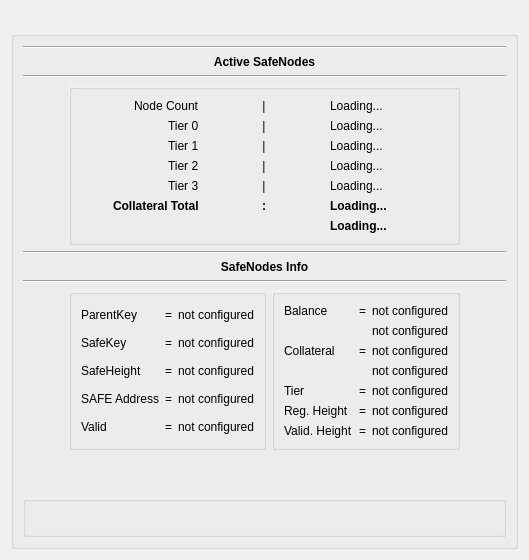
      <widget class="QWidget" name="tab_5">
       <attribute name="title">
        <string>SafeNodes</string>
       </attribute>
       <layout class="QVBoxLayout" name="verticalLayout_11">
        <item>
         <widget class="FilledIconLabel" name="safenodelogo">
          <property name="sizePolicy">
           <sizepolicy hsizetype="Expanding" vsizetype="Expanding">
            <horstretch>0</horstretch>
            <verstretch>0</verstretch>
           </sizepolicy>
          </property>
          <property name="text">
           <string/>
          </property>
          <property name="scaledContents">
           <bool>false</bool>
          </property>
         </widget>
        </item>
        <item>
         <layout class="QHBoxLayout" name="horizontalLayout_17">
          <item>
           <widget class="QGroupBox" name="groupBox_5">
            <property name="title">
             <string/>
            </property>
            <layout class="QGridLayout" name="gridLayout_6">
             <item row="3" column="1" colspan="2">
              <widget class="QGroupBox" name="verticalGroupBox_4">
               <property name="autoFillBackground">
                <bool>true</bool>
               </property>
               <property name="alignment">
                <set>Qt::AlignCenter</set>
               </property>
               <layout class="QVBoxLayout" name="verticalLayout_18">
                <property name="sizeConstraint">
                 <enum>QLayout::SetMinimumSize</enum>
                </property>
                <item>
                 <layout class="QHBoxLayout" name="horizontalLayout_19">
                  <item alignment="Qt::AlignRight">
                   <widget class="QLabel" name="node_countlabel">
                    <property name="maximumSize">
                     <size>
                      <width>100</width>
                      <height>16777215</height>
                     </size>
                    </property>
                    <property name="text">
                     <string>Node Count</string>
                    </property>
                   </widget>
                  </item>
                  <item alignment="Qt::AlignHCenter">
                   <widget class="QLabel" name="node_countsep">
                    <property name="minimumSize">
                     <size>
                      <width>20</width>
                      <height>0</height>
                     </size>
                    </property>
                    <property name="sizeIncrement">
                     <size>
                      <width>20</width>
                      <height>0</height>
                     </size>
                    </property>
                    <property name="text">
                     <string>|</string>
                    </property>
                    <property name="alignment">
                     <set>Qt::AlignCenter</set>
                    </property>
                   </widget>
                  </item>
                  <item alignment="Qt::AlignLeft">
                   <widget class="QLabel" name="node_count">
                    <property name="maximumSize">
                     <size>
                      <width>100</width>
                      <height>16777215</height>
                     </size>
                    </property>
                    <property name="text">
                     <string>Loading...</string>
                    </property>
                   </widget>
                  </item>
                 </layout>
                </item>
                <item>
                 <layout class="QHBoxLayout" name="horizontalLayout_20">
                  <item alignment="Qt::AlignRight">
                   <widget class="QLabel" name="tier_0_label">
                    <property name="text">
                     <string>Tier 0</string>
                    </property>
                    <property name="alignment">
                     <set>Qt::AlignLeading|Qt::AlignLeft|Qt::AlignVCenter</set>
                    </property>
                   </widget>
                  </item>
                  <item alignment="Qt::AlignHCenter">
                   <widget class="QLabel" name="tier_0_sep">
                    <property name="text">
                     <string>|</string>
                    </property>
                    <property name="alignment">
                     <set>Qt::AlignCenter</set>
                    </property>
                   </widget>
                  </item>
                  <item alignment="Qt::AlignLeft">
                   <widget class="QLabel" name="tier_0_count">
                    <property name="text">
                     <string>Loading...</string>
                    </property>
                   </widget>
                  </item>
                 </layout>
                </item>
                <item>
                 <layout class="QHBoxLayout" name="horizontalLayout_21">
                  <item alignment="Qt::AlignRight">
                   <widget class="QLabel" name="tier_1_label">
                    <property name="text">
                     <string>Tier 1</string>
                    </property>
                   </widget>
                  </item>
                  <item alignment="Qt::AlignHCenter">
                   <widget class="QLabel" name="tier_1_sep">
                    <property name="text">
                     <string>|</string>
                    </property>
                    <property name="alignment">
                     <set>Qt::AlignCenter</set>
                    </property>
                   </widget>
                  </item>
                  <item alignment="Qt::AlignLeft">
                   <widget class="QLabel" name="tier_1_count">
                    <property name="text">
                     <string>Loading...</string>
                    </property>
                   </widget>
                  </item>
                 </layout>
                </item>
                <item>
                 <layout class="QHBoxLayout" name="horizontalLayout_22">
                  <item alignment="Qt::AlignRight">
                   <widget class="QLabel" name="tier_2_label">
                    <property name="text">
                     <string>Tier 2</string>
                    </property>
                   </widget>
                  </item>
                  <item alignment="Qt::AlignHCenter">
                   <widget class="QLabel" name="tier_2_sep">
                    <property name="text">
                     <string>|</string>
                    </property>
                    <property name="alignment">
                     <set>Qt::AlignCenter</set>
                    </property>
                   </widget>
                  </item>
                  <item alignment="Qt::AlignLeft">
                   <widget class="QLabel" name="tier_2_count">
                    <property name="text">
                     <string>Loading...</string>
                    </property>
                   </widget>
                  </item>
                 </layout>
                </item>
                <item>
                 <layout class="QHBoxLayout" name="horizontalLayout_23">
                  <item alignment="Qt::AlignRight">
                   <widget class="QLabel" name="tier_3_label">
                    <property name="text">
                     <string>Tier 3</string>
                    </property>
                   </widget>
                  </item>
                  <item alignment="Qt::AlignHCenter">
                   <widget class="QLabel" name="tier_3_sep">
                    <property name="text">
                     <string>|</string>
                    </property>
                    <property name="alignment">
                     <set>Qt::AlignCenter</set>
                    </property>
                   </widget>
                  </item>
                  <item alignment="Qt::AlignLeft">
                   <widget class="QLabel" name="tier_3_count">
                    <property name="text">
                     <string>Loading...</string>
                    </property>
                   </widget>
                  </item>
                 </layout>
                </item>
                <item>
                 <layout class="QHBoxLayout" name="horizontalLayout_24">
                  <item alignment="Qt::AlignRight">
                   <widget class="QLabel" name="collateral_total_label">
                    <property name="font">
                     <font>
                      <weight>75</weight>
                      <bold>true</bold>
                     </font>
                    </property>
                    <property name="text">
                     <string>Collateral Total</string>
                    </property>
                    <property name="alignment">
                     <set>Qt::AlignJustify|Qt::AlignVCenter</set>
                    </property>
                   </widget>
                  </item>
                  <item alignment="Qt::AlignHCenter">
                   <widget class="QLabel" name="collateral_totalsep">
                    <property name="font">
                     <font>
                      <weight>75</weight>
                      <bold>true</bold>
                     </font>
                    </property>
                    <property name="text">
                     <string>:</string>
                    </property>
                    <property name="alignment">
                     <set>Qt::AlignCenter</set>
                    </property>
                   </widget>
                  </item>
                  <item alignment="Qt::AlignLeft">
                   <widget class="QLabel" name="collateral_total">
                    <property name="font">
                     <font>
                      <weight>75</weight>
                      <bold>true</bold>
                     </font>
                    </property>
                    <property name="text">
                     <string>Loading...</string>
                    </property>
                   </widget>
                  </item>
                 </layout>
                </item>
                <item>
                 <layout class="QHBoxLayout" name="horizontalLayout_25">
                  <item>
                   <widget class="QLabel" name="label_19">
                    <property name="text">
                     <string/>
                    </property>
                   </widget>
                  </item>
                  <item>
                   <widget class="QLabel" name="label_18">
                    <property name="text">
                     <string/>
                    </property>
                   </widget>
                  </item>
                  <item alignment="Qt::AlignLeft">
                   <widget class="QLabel" name="collateral_total_usd">
                    <property name="font">
                     <font>
                      <weight>75</weight>
                      <bold>true</bold>
                     </font>
                    </property>
                    <property name="text">
                     <string>Loading...</string>
                    </property>
                    <property name="alignment">
                     <set>Qt::AlignLeading|Qt::AlignLeft|Qt::AlignVCenter</set>
                    </property>
                   </widget>
                  </item>
                 </layout>
                </item>
               </layout>
              </widget>
             </item>
             <item row="7" column="0" colspan="4">
              <layout class="QVBoxLayout" name="verticalLayout_15">
               <item>
                <widget class="Line" name="line_5">
                 <property name="orientation">
                  <enum>Qt::Horizontal</enum>
                 </property>
                </widget>
               </item>
               <item>
                <widget class="QLabel" name="label_16">
                 <property name="font">
                  <font>
                   <weight>75</weight>
                   <bold>true</bold>
                  </font>
                 </property>
                 <property name="text">
                  <string>SafeNodes Info</string>
                 </property>
                 <property name="alignment">
                  <set>Qt::AlignCenter</set>
                 </property>
                </widget>
               </item>
               <item>
                <widget class="Line" name="line_6">
                 <property name="orientation">
                  <enum>Qt::Horizontal</enum>
                 </property>
                </widget>
               </item>
              </layout>
             </item>
             <item row="1" column="0" colspan="4">
              <layout class="QVBoxLayout" name="verticalLayout_14">
               <item>
                <widget class="Line" name="line_4">
                 <property name="orientation">
                  <enum>Qt::Horizontal</enum>
                 </property>
                </widget>
               </item>
               <item>
                <widget class="QLabel" name="label_15">
                 <property name="font">
                  <font>
                   <weight>75</weight>
                   <bold>true</bold>
                  </font>
                 </property>
                 <property name="text">
                  <string>Active SafeNodes</string>
                 </property>
                 <property name="alignment">
                  <set>Qt::AlignCenter</set>
                 </property>
                </widget>
               </item>
               <item>
                <widget class="Line" name="line_3">
                 <property name="orientation">
                  <enum>Qt::Horizontal</enum>
                 </property>
                </widget>
               </item>
              </layout>
             </item>
             <item row="3" column="3">
              <spacer name="horizontalSpacer_10">
               <property name="orientation">
                <enum>Qt::Horizontal</enum>
               </property>
               <property name="sizeHint" stdset="0">
                <size>
                 <width>40</width>
                 <height>20</height>
                </size>
               </property>
              </spacer>
             </item>
             <item row="3" column="0">
              <spacer name="horizontalSpacer_11">
               <property name="orientation">
                <enum>Qt::Horizontal</enum>
               </property>
               <property name="sizeHint" stdset="0">
                <size>
                 <width>40</width>
                 <height>20</height>
                </size>
               </property>
              </spacer>
             </item>
             <item row="23" column="2">
              <widget class="QGroupBox" name="groupBox_9">
               <property name="autoFillBackground">
                <bool>true</bool>
               </property>
               <property name="title">
                <string/>
               </property>
               <layout class="QGridLayout" name="gridLayout_5">
                <item row="0" column="0">
                 <layout class="QVBoxLayout" name="verticalLayout_12">
                  <item>
                   <layout class="QGridLayout" name="gridLayout_Info">
                    <item row="7" column="2">
                     <widget class="QLabel" name="last_reg_height">
                      <property name="text">
                       <string>not configured</string>
                      </property>
                     </widget>
                    </item>
                    <item row="2" column="1">
                     <widget class="QLabel" name="balancesep">
                      <property name="text">
                       <string>=</string>
                      </property>
                      <property name="alignment">
                       <set>Qt::AlignCenter</set>
                      </property>
                     </widget>
                    </item>
                    <item row="2" column="0">
                     <widget class="QLabel" name="balancelabel">
                      <property name="text">
                       <string>Balance</string>
                      </property>
                     </widget>
                    </item>
                    <item row="4" column="1">
                     <widget class="QLabel" name="collateralsep">
                      <property name="text">
                       <string>=</string>
                      </property>
                      <property name="alignment">
                       <set>Qt::AlignCenter</set>
                      </property>
                     </widget>
                    </item>
                    <item row="2" column="2">
                     <widget class="QLabel" name="balance">
                      <property name="text">
                       <string>not configured</string>
                      </property>
                     </widget>
                    </item>
                    <item row="4" column="0">
                     <widget class="QLabel" name="collaterallabel">
                      <property name="text">
                       <string>Collateral</string>
                      </property>
                     </widget>
                    </item>
                    <item row="4" column="2">
                     <widget class="QLabel" name="collateral">
                      <property name="text">
                       <string>not configured</string>
                      </property>
                     </widget>
                    </item>
                    <item row="3" column="2">
                     <widget class="QLabel" name="balance_usd">
                      <property name="text">
                       <string>not configured</string>
                      </property>
                     </widget>
                    </item>
                    <item row="6" column="2">
                     <widget class="QLabel" name="tier">
                      <property name="text">
                       <string>not configured</string>
                      </property>
                     </widget>
                    </item>
                    <item row="6" column="1">
                     <widget class="QLabel" name="tiersep">
                      <property name="text">
                       <string>=</string>
                      </property>
                      <property name="alignment">
                       <set>Qt::AlignCenter</set>
                      </property>
                     </widget>
                    </item>
                    <item row="6" column="0">
                     <widget class="QLabel" name="tierlabel">
                      <property name="text">
                       <string>Tier</string>
                      </property>
                     </widget>
                    </item>
                    <item row="5" column="2">
                     <widget class="QLabel" name="collateral_usd">
                      <property name="text">
                       <string>not configured</string>
                      </property>
                     </widget>
                    </item>
                    <item row="7" column="0">
                     <widget class="QLabel" name="last_reg_heightlabel">
                      <property name="text">
                       <string>Reg. Height</string>
                      </property>
                     </widget>
                    </item>
                    <item row="7" column="1">
                     <widget class="QLabel" name="last_reg_heightsep">
                      <property name="text">
                       <string>=</string>
                      </property>
                      <property name="alignment">
                       <set>Qt::AlignCenter</set>
                      </property>
                     </widget>
                    </item>
                    <item row="8" column="0">
                     <widget class="QLabel" name="valid_thru_heightlabel">
                      <property name="text">
                       <string>Valid. Height</string>
                      </property>
                     </widget>
                    </item>
                    <item row="8" column="1">
                     <widget class="QLabel" name="valid_thru_heightsep">
                      <property name="text">
                       <string>=</string>
                      </property>
                      <property name="alignment">
                       <set>Qt::AlignCenter</set>
                      </property>
                     </widget>
                    </item>
                    <item row="8" column="2">
                     <widget class="QLabel" name="valid_thru_height">
                      <property name="text">
                       <string>not configured</string>
                      </property>
                     </widget>
                    </item>
                   </layout>
                  </item>
                 </layout>
                </item>
               </layout>
              </widget>
             </item>
             <item row="23" column="1">
              <widget class="QGroupBox" name="groupBox_10">
               <property name="autoFillBackground">
                <bool>true</bool>
               </property>
               <property name="title">
                <string/>
               </property>
               <layout class="QGridLayout" name="gridLayout_7">
                <item row="0" column="0">
                 <layout class="QVBoxLayout" name="verticalLayout_13">
                  <item>
                   <layout class="QGridLayout" name="gridLayout_Info2">
                    <item row="4" column="1">
                     <widget class="QLabel" name="safeheightsep">
                      <property name="text">
                       <string>=</string>
                      </property>
                      <property name="alignment">
                       <set>Qt::AlignCenter</set>
                      </property>
                     </widget>
                    </item>
                    <item row="6" column="1">
                     <widget class="QLabel" name="validsep">
                      <property name="text">
                       <string>=</string>
                      </property>
                      <property name="alignment">
                       <set>Qt::AlignCenter</set>
                      </property>
                     </widget>
                    </item>
                    <item row="3" column="2">
                     <widget class="QLabel" name="safekey">
                      <property name="text">
                       <string>not configured</string>
                      </property>
                     </widget>
                    </item>
                    <item row="6" column="2">
                     <widget class="QLabel" name="is_valid">
                      <property name="text">
                       <string>not configured</string>
                      </property>
                     </widget>
                    </item>
                    <item row="3" column="1">
                     <widget class="QLabel" name="safekeysep">
                      <property name="text">
                       <string>=</string>
                      </property>
                      <property name="alignment">
                       <set>Qt::AlignCenter</set>
                      </property>
                     </widget>
                    </item>
                    <item row="4" column="2">
                     <widget class="QLabel" name="safeheight">
                      <property name="text">
                       <string>not configured</string>
                      </property>
                     </widget>
                    </item>
                    <item row="5" column="2">
                     <widget class="QLabel" name="safeaddress">
                      <property name="text">
                       <string>not configured</string>
                      </property>
                     </widget>
                    </item>
                    <item row="5" column="0">
                     <widget class="QLabel" name="safeaddresslabel">
                      <property name="text">
                       <string>SAFE Address</string>
                      </property>
                     </widget>
                    </item>
                    <item row="5" column="1">
                     <widget class="QLabel" name="safeaddresssep">
                      <property name="text">
                       <string>=</string>
                      </property>
                      <property name="alignment">
                       <set>Qt::AlignCenter</set>
                      </property>
                     </widget>
                    </item>
                    <item row="4" column="0">
                     <widget class="QLabel" name="safeheightlabel">
                      <property name="text">
                       <string>SafeHeight</string>
                      </property>
                     </widget>
                    </item>
                    <item row="3" column="0">
                     <widget class="QLabel" name="safekeylabel">
                      <property name="text">
                       <string>SafeKey</string>
                      </property>
                     </widget>
                    </item>
                    <item row="6" column="0">
                     <widget class="QLabel" name="validlabel">
                      <property name="text">
                       <string>Valid</string>
                      </property>
                     </widget>
                    </item>
                    <item row="1" column="0">
                     <widget class="QLabel" name="parentkeylabel">
                      <property name="text">
                       <string>ParentKey</string>
                      </property>
                     </widget>
                    </item>
                    <item row="1" column="1">
                     <widget class="QLabel" name="parentkeysep">
                      <property name="text">
                       <string>=</string>
                      </property>
                      <property name="alignment">
                       <set>Qt::AlignCenter</set>
                      </property>
                     </widget>
                    </item>
                    <item row="1" column="2">
                     <widget class="QLabel" name="parentkey">
                      <property name="text">
                       <string>not configured</string>
                      </property>
                     </widget>
                    </item>
                   </layout>
                  </item>
                 </layout>
                </item>
               </layout>
              </widget>
             </item>
             <item row="26" column="0" rowspan="3" colspan="4">
              <widget class="QGroupBox" name="groupBox_8">
               <property name="autoFillBackground">
                <bool>true</bool>
               </property>
               <property name="title">
                <string/>
               </property>
               <layout class="QGridLayout" name="gridLayout_8">
                <item row="1" column="0">
                 <layout class="QFormLayout" name="formLayout">
                  <item row="1" column="1">
                   <widget class="QLabel" name="errors">
                    <property name="font">
                     <font>
                      <weight>75</weight>
                      <bold>true</bold>
                     </font>
                    </property>
                    <property name="styleSheet">
                     <string notr="true">color:red;</string>
                    </property>
                    <property name="text">
                     <string/>
                    </property>
                    <property name="wordWrap">
                     <bool>false</bool>
                    </property>
                   </widget>
                  </item>
                 </layout>
                </item>
               </layout>
              </widget>
             </item>
             <item row="23" column="3">
              <spacer name="horizontalSpacer_9">
               <property name="orientation">
                <enum>Qt::Horizontal</enum>
               </property>
               <property name="sizeHint" stdset="0">
                <size>
                 <width>40</width>
                 <height>20</height>
                </size>
               </property>
              </spacer>
             </item>
             <item row="23" column="0">
              <spacer name="horizontalSpacer_8">
               <property name="orientation">
                <enum>Qt::Horizontal</enum>
               </property>
               <property name="sizeHint" stdset="0">
                <size>
                 <width>40</width>
                 <height>20</height>
                </size>
               </property>
              </spacer>
             </item>
             <item row="25" column="0" colspan="4">
              <spacer name="verticalSpacer_6">
               <property name="orientation">
                <enum>Qt::Vertical</enum>
               </property>
               <property name="sizeHint" stdset="0">
                <size>
                 <width>20</width>
                 <height>40</height>
                </size>
               </property>
              </spacer>
             </item>
            </layout>
           </widget>
          </item>
         </layout>
        </item>
       </layout>
      </widget>
